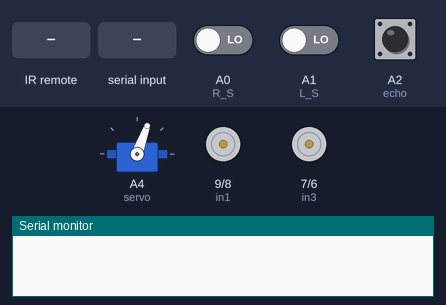
Bench run of a sketch on a simulated Arduino Uno, built with avr-gcc and run on an emulated ATmega328P. On the bench: servo, motor-driver pin pairs drawn as motors (green arrow = first pin HIGH = forward, orange = second pin HIGH = backward, longer = more drive, scaled by the enable pin), the last lines printed to the serial monitor. Wiring (inferred from the names in the program): servo: signal A4. Inputs (shaded band) come from the test bench; at power-on: A2 (echo) LOW, A0 (R_S) LOW, A1 (L_S) LOW. Servo pulses on a pin are drawn as a servo (544–2400 µs = 0–180°).

Above: at 4.7 s.
4.8 s: infrared code 0xFF7A85 received
At 7.2 s:
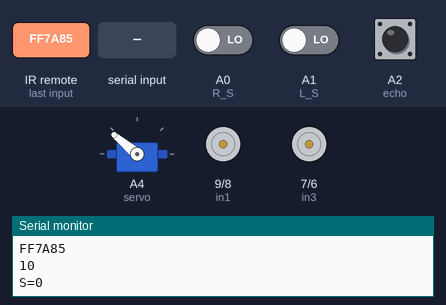
7.8 s: A2 (echo) pulsed HIGH 2 times (0.12 s each, 0.3 s apart)
10.8 s: infrared code 0xFF18E7 received
At 13.5 s:
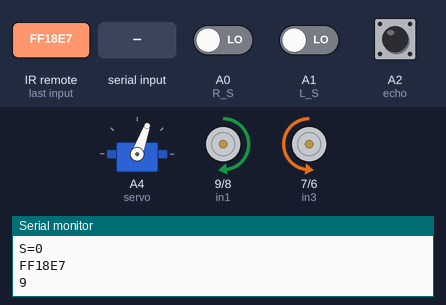
13.8 s: "1\n" received over the second serial link
At 14.4 s:
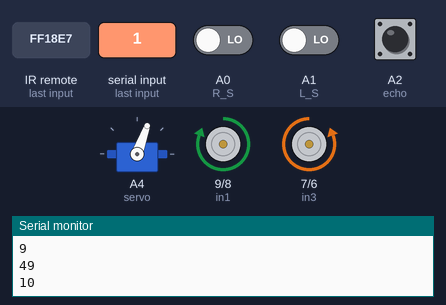
At 19.5 s:
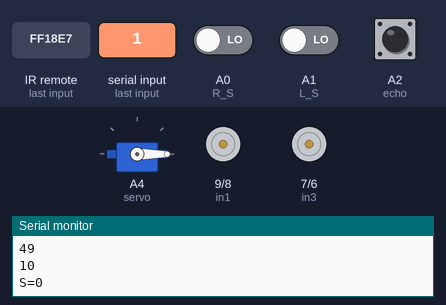
19.8 s: "0\n" received over the second serial link
28.8 s: infrared code 0xFFA857 received
Timing chart, 0 to 32.8 s (numbered marks = the images above; inputs shaded):
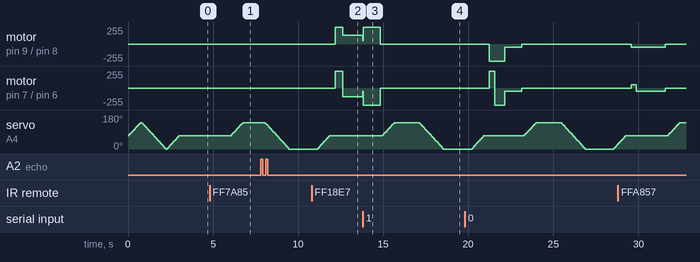

The sketch:

All_in_One_Robot.ino
```cpp
#include <SoftwareSerial.h>
SoftwareSerial BT_Serial(2, 3); // RX, TX

#include <IRremote.h>
const int RECV_PIN = A5;
IRrecv irrecv(RECV_PIN);
decode_results results;

#define enA 10//Enable1 L298 Pin enA
#define in1 9 //Motor1  L298 Pin in1
#define in2 8 //Motor1  L298 Pin in1
#define in3 7 //Motor2  L298 Pin in1
#define in4 6 //Motor2  L298 Pin in1
#define enB 5 //Enable2 L298 Pin enB

#define servo A4

#define R_S A0 //ir sensor Right
#define L_S A1 //ir sensor Left

#define echo A2    //Echo pin
#define trigger A3 //Trigger pin

int distance_L, distance_F = 30, distance_R;
long distance;
int set = 20;

int bt_ir_data; // variable to receive data from the serial port and IRremote
int Speed = 130;
int mode=0;
int IR_data;

void setup(){ // put your setup code here, to run once

pinMode(R_S, INPUT); // declare if sensor as input
pinMode(L_S, INPUT); // declare ir sensor as input

pinMode(echo, INPUT );// declare ultrasonic sensor Echo pin as input
pinMode(trigger, OUTPUT); // declare ultrasonic sensor Trigger pin as Output

pinMode(enA, OUTPUT); // declare as output for L298 Pin enA
pinMode(in1, OUTPUT); // declare as output for L298 Pin in1
pinMode(in2, OUTPUT); // declare as output for L298 Pin in2
pinMode(in3, OUTPUT); // declare as output for L298 Pin in3
pinMode(in4, OUTPUT); // declare as output for L298 Pin in4
pinMode(enB, OUTPUT); // declare as output for L298 Pin enB

irrecv.enableIRIn(); // Start the receiver
irrecv.blink13(true);

Serial.begin(9600); // start serial communication at 9600bps
BT_Serial.begin(9600);

pinMode(servo, OUTPUT);

 for (int angle = 70; angle <= 140; angle += 5)  {
   servoPulse(servo, angle);  }
 for (int angle = 140; angle >= 0; angle -= 5)  {
   servoPulse(servo, angle);  }

 for (int angle = 0; angle <= 70; angle += 5)  {
   servoPulse(servo, angle);  }
delay(500);
}


void loop(){

if(BT_Serial.available() > 0){  //if some date is sent, reads it and saves in state
bt_ir_data = BT_Serial.read();
Serial.println(bt_ir_data);
if(bt_ir_data > 20){Speed = bt_ir_data;}
}

if (irrecv.decode(&results)) {
Serial.println(results.value,HEX);
bt_ir_data = IRremote_data();
Serial.println(bt_ir_data);
irrecv.resume(); // Receive the next value
delay(100);
}

     if(bt_ir_data == 8){mode=0; Stop();}    //Manual Android Application and IR Remote Control Command
else if(bt_ir_data == 9){mode=1; Speed=130;} //Auto Line Follower Command
else if(bt_ir_data ==10){mode=2; Speed=255;} //Auto Obstacle Avoiding Command

analogWrite(enA, Speed); // Write The Duty Cycle 0 to 255 Enable Pin A for Motor1 Speed
analogWrite(enB, Speed); // Write The Duty Cycle 0 to 255 Enable Pin B for Motor2 Speed

if(mode==0){
//===============================================================================
//                          Key Control Command
//===============================================================================
     if(bt_ir_data == 1){forword(); }  // if the bt_data is '1' the DC motor will go forward
else if(bt_ir_data == 2){backword();}  // if the bt_data is '2' the motor will Reverse
else if(bt_ir_data == 3){turnLeft();}  // if the bt_data is '3' the motor will turn left
else if(bt_ir_data == 4){turnRight();} // if the bt_data is '4' the motor will turn right
else if(bt_ir_data == 5){Stop(); }     // if the bt_data '5' the motor will Stop

//===============================================================================
//                          Voice Control Command
//===============================================================================
else if(bt_ir_data == 6){turnLeft();  delay(400);  bt_ir_data = 5;}
else if(bt_ir_data == 7){turnRight(); delay(400);  bt_ir_data = 5;}
}

if(mode==1){
//===============================================================================
//                          Line Follower Control
//===============================================================================
if((digitalRead(R_S) == 0)&&(digitalRead(L_S) == 0)){forword();}  //if Right Sensor and Left Sensor are at White color then it will call forword function
if((digitalRead(R_S) == 1)&&(digitalRead(L_S) == 0)){turnRight();}//if Right Sensor is Black and Left Sensor is White then it will call turn Right function
if((digitalRead(R_S) == 0)&&(digitalRead(L_S) == 1)){turnLeft();} //if Right Sensor is White and Left Sensor is Black then it will call turn Left function
if((digitalRead(R_S) == 1)&&(digitalRead(L_S) == 1)){Stop();}     //if Right Sensor and Left Sensor are at Black color then it will call Stop function
}

if(mode==2){
//===============================================================================
//                          Obstacle Avoiding Control
//===============================================================================
 distance_F = Ultrasonic_read();
 Serial.print("S=");Serial.println(distance_F);
  if (distance_F > set){forword();}
    else{Check_side();}
}

delay(10);
}

long IRremote_data(){
     if(results.value==0xFF02FD){IR_data=1;}
else if(results.value==0xFF9867){IR_data=2;}
else if(results.value==0xFFE01F){IR_data=3;}
else if(results.value==0xFF906F){IR_data=4;}
else if(results.value==0xFF629D || results.value==0xFFA857){IR_data=5;}
else if(results.value==0xFF30CF){IR_data=8;}
else if(results.value==0xFF18E7){IR_data=9;}
else if(results.value==0xFF7A85){IR_data=10;}
return IR_data;
}

void servoPulse (int pin, int angle){
int pwm = (angle*11) + 500;      // Convert angle to microseconds
 digitalWrite(pin, HIGH);
 delayMicroseconds(pwm);
 digitalWrite(pin, LOW);
 delay(50);                   // Refresh cycle of servo
}


//**********************Ultrasonic_read****************************
long Ultrasonic_read(){
  digitalWrite(trigger, LOW);
  delayMicroseconds(2);
  digitalWrite(trigger, HIGH);
  delayMicroseconds(10);
  distance = pulseIn (echo, HIGH);
  return distance / 29 / 2;
}

void compareDistance(){
       if (distance_L > distance_R){
  turnLeft();
  delay(350);
  }
  else if (distance_R > distance_L){
  turnRight();
  delay(350);
  }
  else{
  backword();
  delay(300);
  turnRight();
  delay(600);
  }
}

void Check_side(){
    Stop();
    delay(100);
 for (int angle = 70; angle <= 140; angle += 5)  {
   servoPulse(servo, angle);  }
    delay(300);
    distance_L = Ultrasonic_read();
    delay(100);
  for (int angle = 140; angle >= 0; angle -= 5)  {
   servoPulse(servo, angle);  }
    delay(500);
    distance_R = Ultrasonic_read();
    delay(100);
 for (int angle = 0; angle <= 70; angle += 5)  {
   servoPulse(servo, angle);  }
    delay(300);
    compareDistance();
}

void forword(){  //forword
digitalWrite(in1, HIGH); //Right Motor forword Pin
digitalWrite(in2, LOW);  //Right Motor backword Pin
digitalWrite(in3, LOW);  //Left Motor backword Pin
digitalWrite(in4, HIGH); //Left Motor forword Pin
}

void backword(){ //backword
digitalWrite(in1, LOW);  //Right Motor forword Pin
digitalWrite(in2, HIGH); //Right Motor backword Pin
digitalWrite(in3, HIGH); //Left Motor backword Pin
digitalWrite(in4, LOW);  //Left Motor forword Pin
}

void turnRight(){ //turnRight
digitalWrite(in1, LOW);  //Right Motor forword Pin
digitalWrite(in2, HIGH); //Right Motor backword Pin
digitalWrite(in3, LOW);  //Left Motor backword Pin
digitalWrite(in4, HIGH); //Left Motor forword Pin
}

void turnLeft(){ //turnLeft
digitalWrite(in1, HIGH); //Right Motor forword Pin
digitalWrite(in2, LOW);  //Right Motor backword Pin
digitalWrite(in3, HIGH); //Left Motor backword Pin
digitalWrite(in4, LOW);  //Left Motor forword Pin
}

void Stop(){ //stop
digitalWrite(in1, LOW); //Right Motor forword Pin
digitalWrite(in2, LOW); //Right Motor backword Pin
digitalWrite(in3, LOW); //Left Motor backword Pin
digitalWrite(in4, LOW); //Left Motor forword Pin
}
```

Measured:
- after the input at 4.8 s, servo on A4 (servo): moves from 70° to 140° over 0.67 s, starting after 1.3 s
- after the input at 13.8 s, motor on pin 9 (in1) / pin 8 (in2): forward 130/255 → forward 255/255 at once, → stopped 1.0 s later; motor on pin 7 (in3) / pin 6 (in4): backward 130/255 → backward 255/255 at once, → stopped 1.0 s later; servo on A4 (servo): rises from 70° to 140° in 0.67 s, then falls to 0° in 2.9 s
